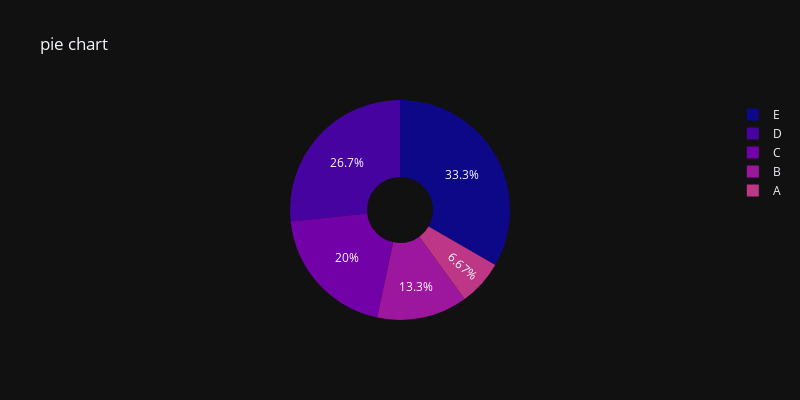

The cell this chart's notebook holds for it:
### Code cell
labels = ['A','B','C','D','E']
counts = [10,20,30,40,50]
px.pie(names=labels, values=counts,title='pie chart',
    labels= {'names':'categories', 'values':'counts'},
    width= 800, height=400, template='plotly_dark',
    color_discrete_sequence= px.colors.sequential.Plasma,hole=0.3)

### Figure 1 — Plotly figure (JSON) as saved in the notebook; plotly's stock layout.template omitted (floating-point values rounded to 4 significant figures)
{"data": [{"domain": {"x": [0, 1], "y": [0, 1]}, "hole": 0.3, "hovertemplate": "categories=%{label}<br>counts=%{value}<extra></extra>", "labels": ["A", "B", "C", "D", "E"], "legendgroup": "", "name": "", "showlegend": true, "type": "pie", "values": [10, 20, 30, 40, 50]}], "layout": {"height": 400, "legend": {"tracegroupgap": 0}, "piecolorway": ["#0d0887", "#46039f", "#7201a8", "#9c179e", "#bd3786", "#d8576b", "#ed7953", "#fb9f3a", "#fdca26", "#f0f921"], "title": {"text": "pie chart"}, "width": 800}}
